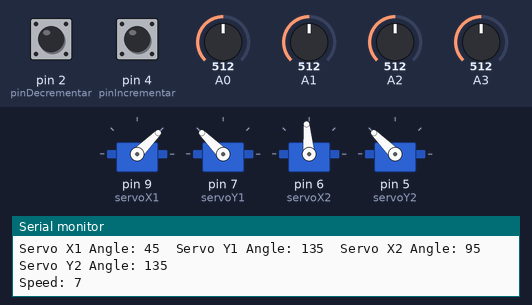
The sketch below on a simulated Arduino Uno, built with avr-gcc and run on an emulated ATmega328P. On the bench: 4 × servo, the last lines printed to the serial monitor. Inputs (shaded band) come from the test bench; at power-on: A2 = 512, A1 = 512, A3 = 512, pin 2 (pinDecrementar) HIGH, pin 4 (pinIncrementar) HIGH, A0 = 512.

Above: at 1.2 s.
1.3 s: A2 set to 884
4.3 s: A2 set to 919
At 4.51 s:
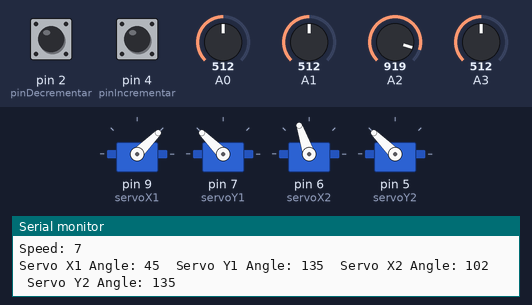
At 6.9 s:
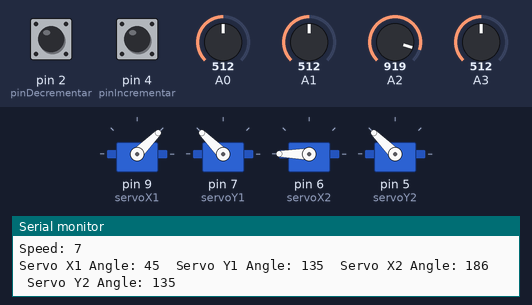
7.3 s: A1 set to 107
10.3 s: A1 set to 91
At 12.0 s:
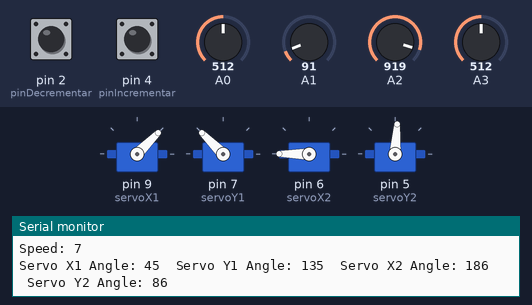
13.3 s: A3 set to 882
16.3 s: A3 set to 914
At 18.0 s:
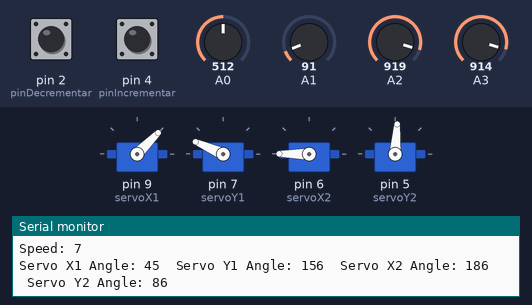
Timing chart, 0 to 19.0 s (numbered marks = the images above; inputs shaded):
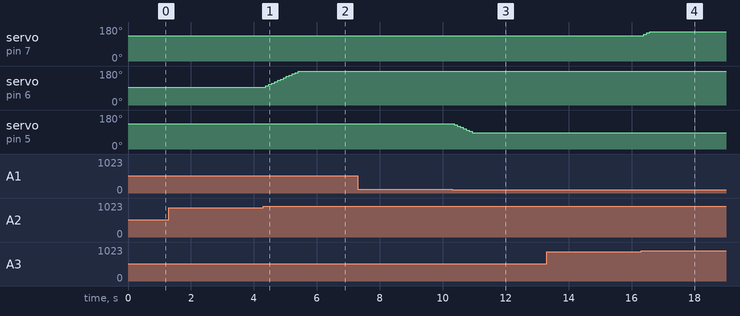

Measured:
- the behaviour switches between 900 and 901 on A2 (found by bisection; images 0 and 1)
- the behaviour switches between 100 and 99 on A1 (found by bisection; images 2 and 3)
- the behaviour switches between 900 and 901 on A3 (found by bisection; images 3 and 4)
- after the input at 4.3 s, servo on pin 6 (servoX2): moves from 95° to 180° over 1.1 s, starting after 0.08 s
- after the input at 10.3 s, servo on pin 5 (servoY2): moves from 135° to 86° over 0.56 s, starting after 0.07 s
- after the input at 16.3 s, servo on pin 7 (servoY1): 135° → 142° after 0.09 s, → 149° 0.09 s later, → 156° 0.09 s later

The sketch:

roboticarm.ino
```cpp
//Electro CR //+506 6036-1412 //cha.gerencia@electrocr.store

//Se debe descargar e instalar la libería servo para que este código funcione
#include <Servo.h>

//Acá se define la velocidad inicial, minima y maxima
int Speed =7;
int vel_max=15;
int vel_min=3;

//Pulsando los joystick como botones se puede aumentar o disminuir la velocidad,
// se definen dichos pines como entradas
const int pinIncrementar = 4;  // Pin para incrementar (botón o interruptor)
const int pinDecrementar = 2;  // Pin para restar (botón o interruptor)

//Se definen los objetos Servos
Servo servoX1;  // Servo for X-axis control from Joystick 1
Servo servoY1;  // Servo for Y-axis control from Joystick 1
Servo servoX2;  // Servo for X-axis control from Joystick 2
Servo servoY2;  // Servo for Y-axis control from Joystick 2

//Variables para almacenar la posicion actual de los joysticks/servos
int joyX1;  // Variable to store the X-axis value from Joystick 1
int joyY1;  // Variable to store the Y-axis value from Joystick 1
int joyX2;  // Variable to store the X-axis value from Joystick 2
int joyY2;  // Variable to store the Y-axis value from Joystick 2


// IMPORTANTE!! Las siguientes variables deben ajustarse a los rangos minimos y maximos de movimiento de los motores
//Esta calibracion debe hacerse para evitar danos en los servos o en las piezas acrilicas

//STARTING POSITION OF THE SERVOS:
int servoX1Position=45;  // Variable to store the servo X1 position
int servoY1Position=135;  // Variable to store the servo Y1 position
int servoX2Position=95;  // Variable to store the servo X2 position
int servoY2Position=135;  // Variable to store the servo Y2 position

//LIMITS FOR THE RANGE OF THE MOVEMENT
int servoX1Max=90;  // Variable to store the servo X1 position
int servoY1Max=150;  // Variable to store the servo Y1 position
int servoX2Max=180;  // Variable to store the servo X2 position
int servoY2Max=180;  // Variable to store the servo Y2 position

int servoX1Min=30;  // Variable to store the servo X1 position
int servoY1Min=110;  // Variable to store the servo Y1 position
int servoX2Min=10;  // Variable to store the servo X2 position
int servoY2Min=90;  // Variable to store the servo Y2 position


void setup() {
  Serial.begin(9600);  // Initialize serial communication at 9600 bps
  servoX1.attach(9);   // Attach the servo for X-axis from Joystick 1 to pin 9
  servoY1.attach(7);  // Attach the servo for Y-axis from Joystick 1 to pin 10
  servoX2.attach(6);  // Attach the servo for X-axis from Joystick 2 to pin 11
  servoY2.attach(5);  // Attach the servo for Y-axis from Joystick 2 to pin 12
  pinMode(pinIncrementar, INPUT_PULLUP);  // Configura el pin de incrementar como entrada con pull-up
  pinMode(pinDecrementar, INPUT_PULLUP);  // Configura el pin de restar como entrada con pull-up

}

void loop() {
  control_vel();
  control_serv();
  prints();
  delay(2);
}


void prints(){
  // Print the servo angles and joystick values to the serial monitor
  Serial.print("Servo X1 Angle: ");
  Serial.print(servoX1Position);
  Serial.print("\tServo Y1 Angle: ");
  Serial.print(servoY1Position);
  Serial.print("\tServo X2 Angle: ");
  Serial.print(servoX2Position);
  Serial.print("\tServo Y2 Angle: ");
  Serial.println(servoY2Position);
  Serial.print("Speed: ");
  Serial.println(Speed);
}
void control_serv(){
  // Read the X and Y axis values from Joystick 1 (analog inputs)
  //Se leen los ejes X y Y de ambos joysticks
  joyX1 = analogRead(A0);
  joyY1 = analogRead(A3);

  // Read the X and Y axis values from Joystick 2 (analog inputs)
  joyX2 = analogRead(A2);
  joyY2 = analogRead(A1);

  //Se cambia la posicion del joystick correspondiente incrementando o decrementando la variable speed, limitado al rango de movimiento
  if(joyX1<100&&servoX1Position>servoX1Min){servoX1Position=servoX1Position-Speed;}
  if(joyX2<100&&servoX2Position>servoX2Min){servoX2Position=servoX2Position-Speed;}
  if(joyY1<100&&servoY1Position>servoY1Min){servoY1Position=servoY1Position-Speed;}
  if(joyY2<100&&servoY2Position>servoY2Min){servoY2Position=servoY2Position-Speed;}

  if(joyX1>900&&servoX1Position<servoX1Max){servoX1Position=servoX1Position+Speed;}
  if(joyY1>900&&servoY1Position<servoY1Max){servoY1Position=servoY1Position+Speed;}
  if(joyX2>900&&servoX2Position<servoX2Max){servoX2Position=servoX2Position+Speed;}
  if(joyY2>900&&servoY2Position<servoY2Max){servoY2Position=servoY2Position+Speed;}

  // Move the servos to the calculated positions
  servoX1.write(servoX1Position);
  servoY1.write(servoY1Position);
  servoX2.write(servoX2Position);
  servoY2.write(servoY2Position);

}
void control_vel(){
  // Lee el estado de los pines
  int estadoIncrementar = digitalRead(pinIncrementar);
  int estadoDecrementar = digitalRead(pinDecrementar);

  // Incrementa en 1 si el pin 4 está en bajo y Speed no ha alcanzado el límite superior
  if (estadoIncrementar == LOW && Speed < vel_max) {
    Speed++;
    delay(200);  // Añade un pequeño retardo para evitar rebotes
  }

  // Resta 1 si el pin 2 está en bajo y Speed no ha alcanzado el límite inferior
  if (estadoDecrementar == LOW && Speed > vel_min) {
    Speed--;
    delay(200);  // Añade un pequeño retardo para evitar rebotes
  }


}
```
